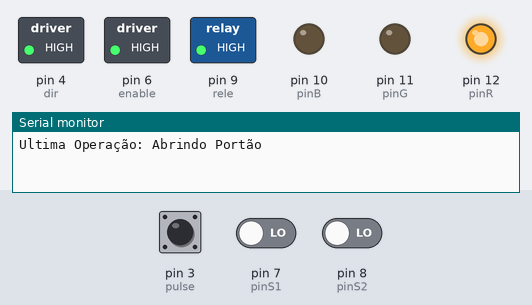
A sketch run on a simulated Arduino Uno, built with avr-gcc and run on an emulated ATmega328P. Shown: switched loads named in the sketch (green lamp = pin HIGH), output pins drawn as LEDs (lit = HIGH), the last lines printed to the serial monitor. The test bench sets the inputs (shaded band); at power-on: pin 3 (pulse) LOW, pin 7 (pinS1) LOW, pin 8 (pinS2) LOW. EEPROM starts erased; pins used as bus, display or sensor lines are not drawn.

Above: at 1.2 s.
1.3 s: pin 3 (pulse) pulsed HIGH 5 times (0.12 s each, 0.3 s apart)
4.3 s: pin 3 (pulse) driven HIGH and pin 7 (pinS1) driven HIGH
At 4.31 s:
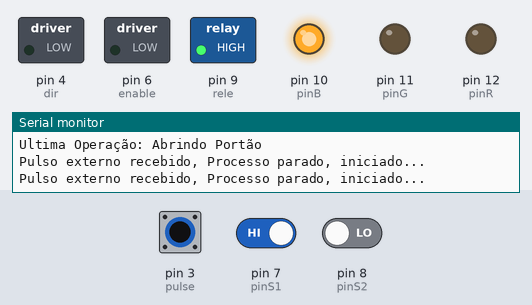
At 5.6 s:
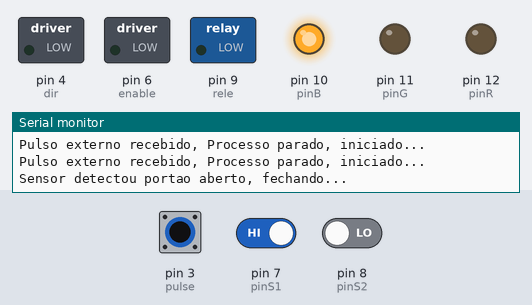
Timing chart, 0 to 7.3 s (numbered marks = the images above; inputs shaded):
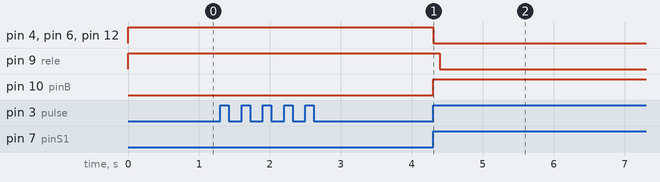

The sketch:

portao.ino
```cpp
#include <AccelStepper.h>
#include <RCSwitch.h>
#include <EEPROM.h>

#define pinR 12
#define pinG 11
#define pinB 10
#define rele 9
#define pinS1 7
#define pinS2 8

#define enable 6
#define stepper 5
#define dir 4
#define stepsPerRevolution 200 //numero de passos por volta


const byte pulse = 3;
int on = 0;//pode ser necessario inverter o valor para 1
int off = 1;//pode ser necessario inverter o valor para 0
int front = 0; //pode ser necessario inverter o valor para 1
int back = 1;//pode ser necessario inverter o valor para 0
boolean atrazo = false;
int codes[] = { 168018085, 168018101, 222};

boolean inProcess = false;
int operation = -1;

unsigned long ultimoPulso = millis();
unsigned long ultimaLeitura = millis();


float vel_min = 100;
float vel_max = 30;
float ramps = vel_min;
float vel_rampa = 0.01; //velocidade da rampa
/*
   30 macio -> velocidade boa
   100 -> devagar e macio
*/
boolean first_move = true;
int tempo_atraso_acionamento_motor = 3000;


RCSwitch mySwitch = RCSwitch();

void setup() {
  // put your setup code here, to run once:

  pinMode(pinR, OUTPUT);
  pinMode(pinG, OUTPUT);
  pinMode(pinB, OUTPUT);

  pinMode(pinS1, INPUT);
  pinMode(pinS2, INPUT);

  pinMode(enable, OUTPUT);
  pinMode(stepper, OUTPUT);
  pinMode(dir, OUTPUT);

  pinMode(rele, OUTPUT);

  digitalWrite(pinR, LOW);
  digitalWrite(pinG, LOW);
  digitalWrite(pinB, LOW);

  Serial.begin(115200);

  mySwitch.enableReceive(0); //configura a conexão do modulo de RF no pino 2

  attachInterrupt(digitalPinToInterrupt(pulse), registerPulse, RISING);//configura interrupcao no pino 3 para pulso externo

  digitalWrite(enable, off);
  digitalWrite(stepper, HIGH);
  digitalWrite(dir, HIGH);

  String ultima_operacao = readlastOperation() == 1 ? "Fechando Portão" : "Abrindo Portão";
  Serial.print("Ultima Operação: ");
  Serial.println(ultima_operacao);

  infoLed(1, 0, 0); //indica que o sistema esta parado

  digitalWrite(rele, HIGH);
}

void loop() {


  if (mySwitch.available()) {

    int value = mySwitch.getReceivedValue();

    if (value != 0) {
      //  Serial.println(value);
      if (authenticate(value)) {

        //Serial.println("Codigo cadastrado!");
        if ((millis() - ultimaLeitura) > 3000   ) {
          if (inProcess) {
            Serial.println("Sinal do controle recebido, Processo em execucao, parando...");
            stopProcess();
          } else {
            Serial.println("Sinal do controle recebido, Processo parado, iniciado...");
            process();
          }
          ultimaLeitura = millis();
        }
      }

      mySwitch.resetAvailable();

    }
  }


  if (inProcess) {

    int statusGate = verifyStatusGate();

    //  String status_portao = statusGate == 0 ? "Portão Aberto" : statusGate == 1 ? "Portão fechado" : "Estado Indefinido";

    //  Serial.print("Status atual: ");
    //Serial.println(status_portao);

    if (operation == 0 ) {
      //Serial.print("Operação atual: ");
      // Serial.println("Abrindo o portao");
      // atrazar();

      //gate oppening
      if (statusGate == -1) {
        //gate undefined

        //Serial.println("Estado indefinido, continuando movimento");
        moveGate();
      } else if (statusGate == 1) {
        //gate open
        // Serial.println("Portão esta totalmente fechado, continuando movimento para abrir");
        moveGate();
      } else if (statusGate == 0) {
        //gate open
        // Serial.println("Portão abrir, parar o motor");
        writeLastOperation(1);
        stopProcess();
      }
    } else if (operation == 1) {
      // atrazar();
      // Serial.print("Operação atual: ");
      // Serial.println("Fechando o portao");

      //gate closeding
      if (statusGate == -1) {
        //Serial.println("Estado indefinido, continuando movimento");
        digitalWrite(rele, LOW);
        moveGate();
      } else if (statusGate == 1) {
        //gate close
        // Serial.println("Portão fechou, parar o motor");
        writeLastOperation(0);
        digitalWrite(rele, HIGH); //desligar a lampada, portao fechou
        stopProcess();
      } else if (statusGate == 0) {
        //gate open
        //Serial.println("Portão esta totalmente aberto, continuando movimento para fechar");
        digitalWrite(rele, LOW);
        moveGate();
      }
    }


  }

}


void registerPulse() {
  if ((millis() - ultimoPulso) > 2000) {

    if (inProcess) {
      Serial.println("Pulso externo recebido, Processo em execucao, parando...");
      stopProcess();
    } else {
      Serial.println("Pulso externo recebido, Processo parado, iniciado...");
      process();
    }

    ultimoPulso = millis();
  }
}

int verifyStatusGate() {

  int s1 = digitalRead(pinS1);
  int s2 = digitalRead(pinS2);


  if (s1 == 0 && s2 == 1) {
    //gate closed
    //o portao esta fechando quando s2 esta ativo e s1 desativado
    return 1;
  } else if (s1 == 1 && s2 == 0) {
    //gate open
    //o portao esta aberto quando s1 esta ativo e s1 desativado
    return 0;
  } else {
    //gate status undefined
    return -1;
  }


}


void process() {
  int lastOperation = readlastOperation();
  int status_portao  = verifyStatusGate();
  if (status_portao ==  -1) {
    if (lastOperation == 0) {
      //gate open, closed
      Serial.println("Portao estava abrindo, agora fechando");
      closeGate();
    } else if (lastOperation == 1) {
      //gate close, open
      Serial.println("Portao estava fechado, agora abrindo");
      openGate();
    }
  } else if (status_portao == 0) {
    Serial.println("Sensor detectou portao aberto, fechando...");
    closeGate();
  } else {
    Serial.println("Sensor detectou portao fechado, abrindo...");
    openGate();
  }


}

void openGate() {
  inProcess = true; //processo em execucao
  infoLed(0, 1, 0); //liga o led verde
  writeLastOperation(0);//salva a operacao na memoria -> "Abrindo"
  operation = 0; //define localmente a operação para "Abrindo"
  digitalWrite(dir, back);//define a diracao do motor para tras
  digitalWrite(enable, off); //desliga o motor
  moveGate(); // move o motor
}

void closeGate() {

  inProcess = true; //processo rodando
  infoLed(0, 0, 1); // liga o led em azul
  writeLastOperation(1); //salvar o estado do processo -> "Fechando"
  operation = 1; //operacao local -> "Fechando"
  digitalWrite(dir, front); //define o sentido do motor para frente
  digitalWrite(enable, off); //desliga o motor
  moveGate(); //move o motor

}
void moveGate() {
  int status_portao  = verifyStatusGate();

  if (status_portao == 1) {
    if (first_move) {
      digitalWrite(rele, LOW);
      delay(3000);
      first_move = false;
    }
  }


  digitalWrite(enable, on);
  for (int i = 0; i < stepsPerRevolution * 2; i++) {
    digitalWrite(stepper, HIGH);
    delayMicroseconds(ramps);//velocidade
    digitalWrite(stepper, LOW);
    delayMicroseconds(ramps);

    if (ramps > 30) {
      ramps = ramps - vel_rampa;
    } else if (ramps < 30) {
      ramps = vel_max;
    }
  }
}

void stopProcess() {
  infoLed(1, 0, 0); //liga o led vermelho
  inProcess = false; // para o processo
  digitalWrite(enable, off); //desliga o motor
  first_move = true;
  ramps  = vel_min;
}


boolean authenticate(int code) {
  boolean code_valid = false;
  for (int i = 0; i < sizeof(codes) / sizeof(int); i++) {
    if (codes[i] == code) {
      code_valid = true;
      break;
    }
  }

  return code_valid;


}

void writeLastOperation(int operation) {
  EEPROM.write(0, operation);
}

int readlastOperation() {
  return EEPROM.read(0);
}


void infoLed(int r, int g, int b) {
  digitalWrite(pinR, r);
  digitalWrite(pinG, g);
  digitalWrite(pinB, b);
}

void atrazar() {
  if (atrazo) {
    delay(2000);
  }
}
```

Measured:
- after the input at 4.3 s, pin 4 (dir), pin 6 (enable), pin 12 (pinR): HIGH → LOW at once; pin 9 (rele): HIGH → LOW after 0.09 s; pin 10 (pinB): LOW → HIGH at once
